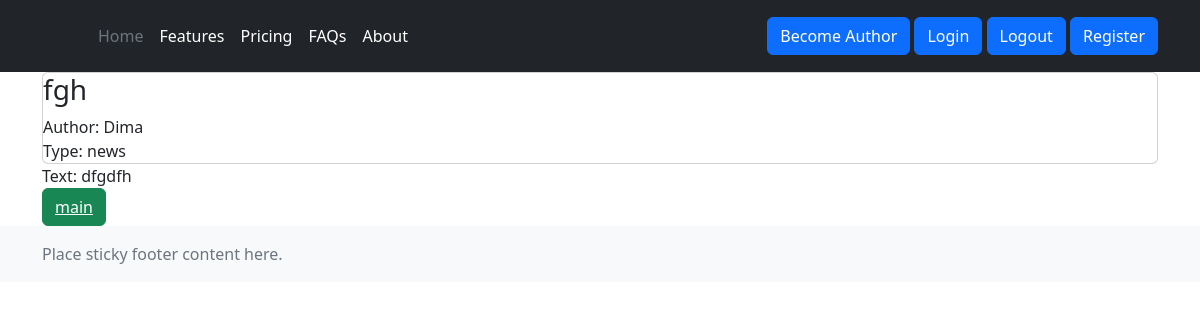
The app's page /news/36, older data.
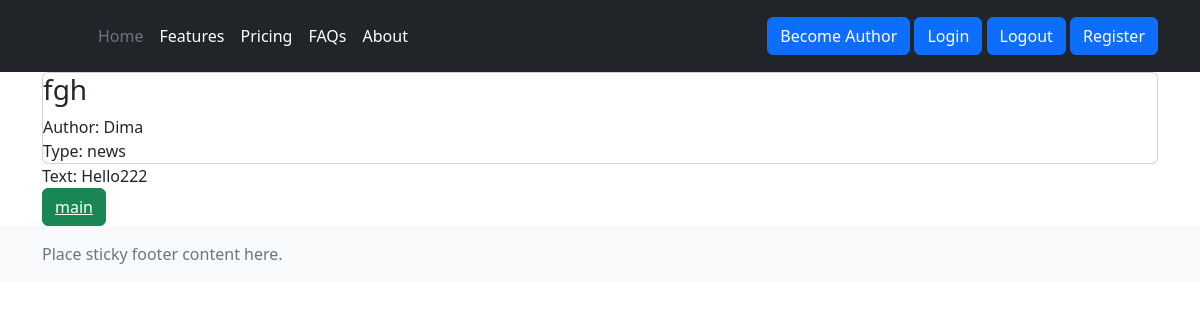
The same page, newer data.
### newspaper/models.py (models this page shows, shortened)
class Post(models.Model):
    NEWS = 'NW'
    POST = 'PT'
    POSTS = [
        (NEWS, 'news'),
        (POST, 'post')
    ]
    author = models.ForeignKey(Author, on_delete=models.CASCADE, verbose_name='Автор')
    post_type = models.CharField(max_length=2, choices=POSTS, default=NEWS, verbose_name='Тип статьи')
    data_post_creation = models.DateTimeField(auto_now_add=True, verbose_name='Дата публикации')
    title = models.CharField(max_length=255, verbose_name='Заголовок')
    text = models.TextField()
    rating_post = models.IntegerField(default=0)
    category = models.ManyToManyField('Category', through='PostCategory')

class Author(models.Model):
    author_name = models.OneToOneField(User, on_delete=models.CASCADE)
    rating = models.IntegerField(default=0)
    def __str__(self):
        return f'{self.author_name.username}'

### newspaper/views.py (the view)
# urls.py: path('<int:pk>', PostDetailView.as_view(), name='post_detail'),
class PostDetailView(DetailView):
    template_name = 'newspaper/post_detail.html'
    queryset = Post.objects.all()

### newspaper/templates/newspaper/post_detail.html (shortened to what this page needs)
{% extends 'layout/base.html' %}
{% block content %}
<div class="card">
    <div class="card_header">
        <h3>{{ post.title }}</h3>
    </div>
    Author: {{ post.author }}
    <br>
    Type: {{ post.get_post_type_display }}
</div>
<div class="card_body">
    Text: {{ post.text }}
</div>
<button class="btn btn-success"><a href="{% url 'newspaper:posts' %}"style="color:white">main</a></button>
{% endblock content %}

### templates/layout/base.html (shortened to what this page needs)
<!DOCTYPE html>
{% load static %}
<html lang="ru">
<head>
<link href="https://cdn.jsdelivr.net/npm/bootstrap@5.2.3/dist/css/bootstrap.min.css" rel="stylesheet">
<link rel="stylesheet"
      href="https://cdnjs.cloudflare.com/ajax/libs/font-awesome/5.15.4/css/all.min.css">
<link rel="stylesheet" href="{% static 'assets/css/styles.css' %}">
</head>
<body>
{% include './parts/header.html' %}
<div class="container">
 {% block content %}
 {% endblock content %}
</div>
{% include './parts/footer.html' %}
</body>
</html>

### templates/layout/parts/header.html
<header class="p-3 text-bg-dark">
    <div class="container">
        <div class="d-flex flex-wrap align-items-center justify-content-center justify-content-lg-start">
            <a href="/" class="d-flex align-items-center mb-2 mb-lg-0 text-white text-decoration-none">
                <svg class="bi me-2" width="40" height="32" role="img" aria-label="Bootstrap">
                    <use xlink:href="#bootstrap"/>
                </svg>
            </a>
            <ul class="nav col-12 col-lg-auto me-lg-auto mb-2 justify-content-center mb-md-0">
                <li><a href="/news/" class="nav-link px-2 text-secondary">Home</a></li>
                <li><a href="#" class="nav-link px-2 text-white">Features</a></li>
                <li><a href="#" class="nav-link px-2 text-white">Pricing</a></li>
                <li><a href="#" class="nav-link px-2 text-white">FAQs</a></li>
                <li><a href="#" class="nav-link px-2 text-white">About</a></li>
            </ul>
            <div class="text-end">
                <a class="btn btn-primary" href=/protect/>Become Author</a>
                <a class="btn btn-primary" href=/accounts/login/>Login</a>
                <a class="btn btn-primary" href="/accounts/logout/">Logout</a>
                <a class="btn btn-primary" href="/accounts/signup/">Register</a>
            </div>
        </div>
    </div>
</header>

### templates/layout/parts/footer.html
<footer class="footer mt-auto py-3 bg-light">
 <div class="container">
   <span class="text-muted">Place sticky footer content here.</span>
 </div>
</footer>

Row changes from the older to the newer data that the page shows:
changed Post "fgh": text "dfgdfh" → "Hello222"
